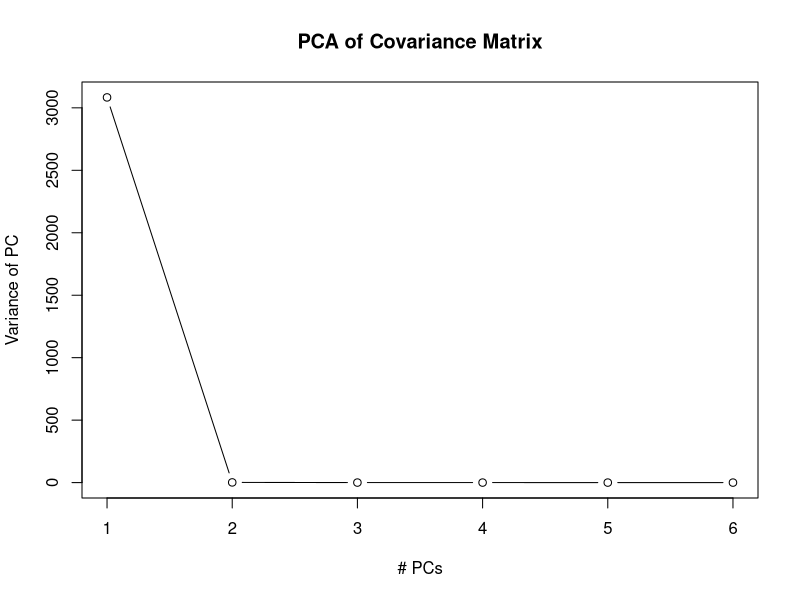

The R source for this figure:
Fatdata <- read.csv("CleanData.csv",sep=",")

xmat <- Fatdata[,-(1:2)]
mcol <- c()
vcol <- c()
std.mat <- matrix(rep(NA,dim(xmat)[1]*dim(xmat)[2]),nrow=dim(xmat)[1],ncol=dim(xmat)[2]) #stardardize matrix
for(i in 1:dim(xmat)[2]){
  mcol[i] <- mean(xmat[,i]); vcol[i] <- var(xmat[,i])
  for(j in 1:dim(xmat)[1]){
  std.mat[j,i]<-(xmat[j,i]-mcol[i])/vcol[i]  
}}

std.cov <- cov(std.mat)
eigen.decomp <- eigen(std.cov) #eigen decomposition on COvariance matrix
e.val <- eigen.decomp$values #eigen values
e.vector <- eigen.decomp$vectors #eigen vectors

e.prop <- c()
for(i in 1:length(e.val)){
e.prop[i] <- e.val[i]/sum(e.val)  
}
e.prop
#about 99% of variance of the data can be explained by one pc loading

plot(1:6, e.val[1:6], type = "b", xlab = "# PCs", ylab ="Variance of PC", main = "PCA of Covariance Matrix") #Scree Plot to see how many pc loadings we are going to pick 

PC1 <- e.vector[,1]
PC1

cbind(colnames(Fatdata)[-(1:2)],PC1)

pc.scores <- std.mat%*%PC1 #rotating the axis

m <- lm(Fatdata[,2] ~ pc.scores)
m
pcr.pred <-predict(m,as.data.frame(std.mat)) #PCA regression
pcr.pred
R.square <- sum((pcr.pred-Fatdata[,2])^2)/length(Fatdata)
R.square
